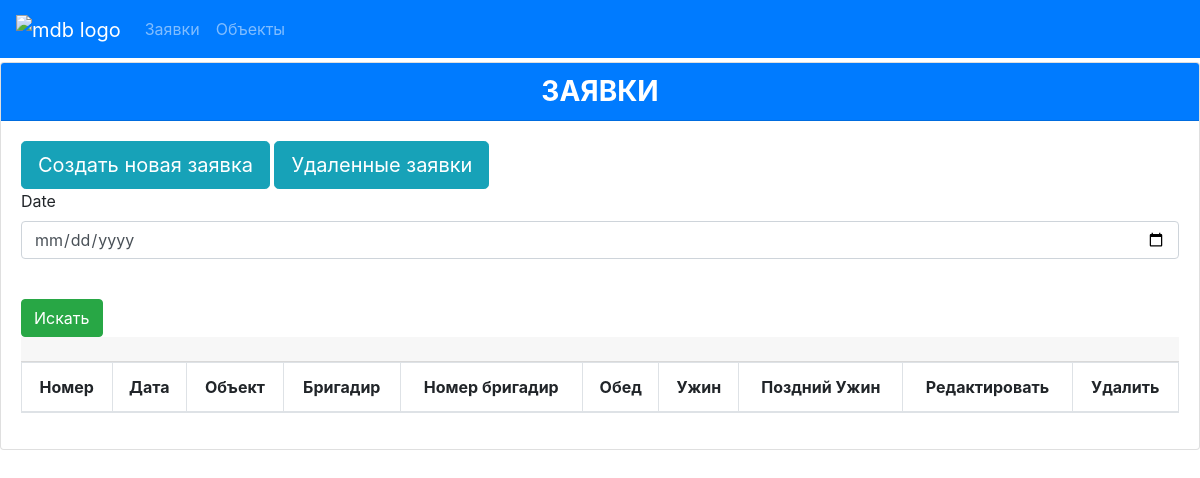
The app's page /requests/ (signed in), older data.
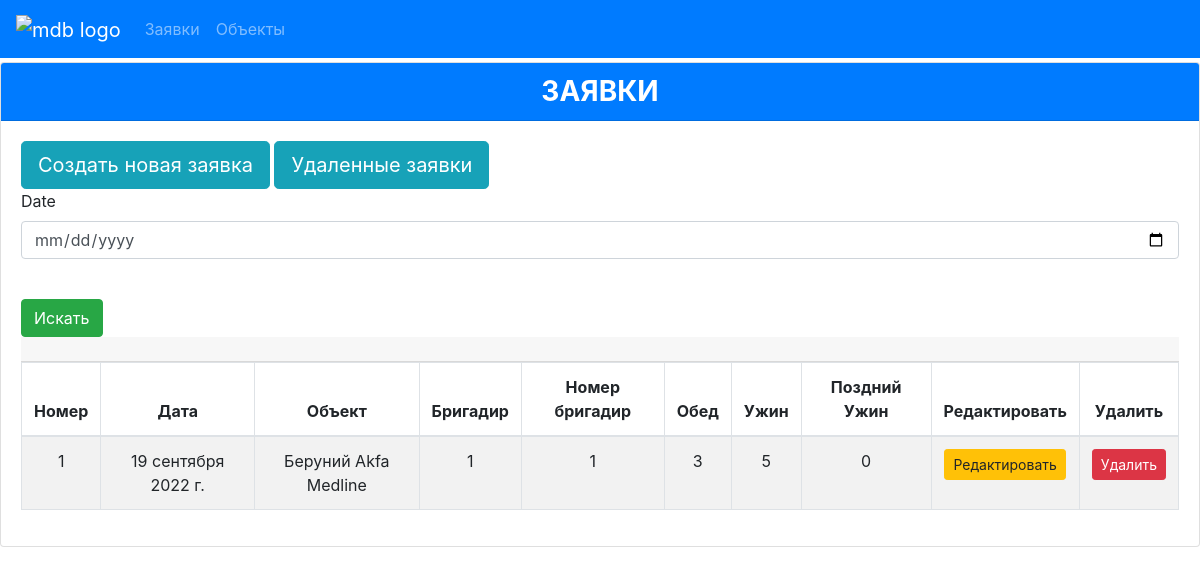
The same page, newer data.
### orders/models.py (models this page shows)
class Requests(models.Model):
    date = models.DateField(auto_now_add=True)
    object = models.ForeignKey(Objects, on_delete=models.CASCADE, verbose_name='Объект')
    lunch = models.IntegerField(default=0, blank=True, null=True,  verbose_name='Обед')
    dinner = models.IntegerField(default=0, blank=True, null=True,verbose_name='Ужин')
    late_dinner = models.IntegerField(default=0, blank=True, null=True,verbose_name='Поздный ужин')
    is_active = models.IntegerField(choices=IS_ACTIVE, default='1', verbose_name='Активность')
    class Meta:
        verbose_name = ("Заявка")
        verbose_name_plural = ("Заявки")

class Objects(models.Model):
    name = models.CharField(max_length=255, verbose_name='Название объекта')
    brigadir = models.CharField(max_length=255, verbose_name='Ф.И.О. Бригадира')
    phone = models.CharField(max_length=9, verbose_name='Номер телефона')
    is_active = models.IntegerField(choices=IS_ACTIVE, default='1', verbose_name='Активность')
    class Meta:
        verbose_name = ("Объект")
        verbose_name_plural = ("Объекты")
    def __str__(self):
        return self.name

### orders/views.py (the view)
# urls.py: path('requests/', requests, name='requests'),
@login_required
def requests(request):
    requests = Requests.objects.filter(is_active=1)
    rfilter = RequestFilter(request.GET, queryset=requests)
    requests = rfilter.qs
    print(requests)
    a = dict(rfilter.data)
    print(dict(a))
    context = {'requests': requests, 'rfilter': rfilter, 'a': a}
    return render(request, 'request/request.html', context=context)

### templates/request/request.html (shortened to what this page needs)
{% extends 'base.html' %}
{% block content %}
{% load bootstrap_icons %}
{% load crispy_forms_tags %}
<div class="card">
  <h3 class="card-header text-center font-weight-bold text-uppercase bg-primary" style="color: white;">
    Заявки
  </h3>
  <div class="card-body">
    <a href="{% url 'create_request' %}" type="submit" class="btn btn-info btn-lg btn">Создать новая заявка</a>
    <a href="{% url 'deleted_requests' %}" type="submit" class="btn btn-info btn-lg btn">Удаленные заявки</a>
    <div id="table" class="table-editable">
      <form method='GET'>
        <div class="md-form md-outline input-with-post-icon datepicker" id="accLabels">
          {{ rfilter.form | crispy }}<br>
          <input type="submit" value="Искать" class="btn btn-success bttn lg">
          <h3 class="card-header text-center font-weight-bold text-uppercase " >
          </h3>
        </div>
      </form>
      <table class="table table-bordered table-responsive-md table-striped text-center">
              <thead>
                <tr>
                  <th class="text-center">Номер</th>
                  <th class="text-center">Дата</th>
                  <th class="text-center">Объект</th>
                  <th class="text-center">Бригадир</th>
                  <th class="text-center">Номер бригадир</th>
                  <th class="text-center">Обед</th>
                  <th class="text-center">Ужин</th>
                  <th class="text-center">Поздний Ужин</th>
                  <th class="text-center">Редактировать</th>
                  <th class="text-center">Удалить</th>
                </tr>
              </thead>
              <tbody>
                {% for request in requests %}
                <tr>
                  <td class="pt-3-half" contenteditable="false">{{ forloop.counter }}</td>
                  <td class="pt-3-half" contenteditable="false">{{ request.date }}</td>
                  <td class="pt-3-half" contenteditable="false">{{ request.object }}</td>
                  <td class="pt-3-half" contenteditable="false">{{ request.object.brigadir }}</td>
                  <td class="pt-3-half" contenteditable="false">{{ request.object.phone }}</td>
                  <td class="pt-3-half" contenteditable="false">{{ request.lunch }}</td>
                  <td class="pt-3-half" contenteditable="false">{{ request.dinner }}</td>
                  <td class="pt-3-half" contenteditable="false">{{ request.late_dinner }}</td>
                   <td>
                    <span class="table-remove"
                      ><a href="{% url 'update_request' request.id %}" type="button" class="btn btn-warning btn-rounded btn-sm my-0"  >
                        Редактировать
                      </a></span>
                  </td>
                  <td>
                    <span class="table-remove"
                      ><a href="{% url 'delete_request' request.id %}"  type="button" class="btn btn-danger btn-rounded btn-sm my-0" style="color: white">
                        Удалить
                      </a></span>
                  </td>
                </tr>
                {% endfor %}
              </tbody>
      </table>
    </div>
  </div>
</div>
  {% endblock %}

Row changes from the older to the newer data that the page shows:
added Requests: date "19 сентября 2022 г.", object "Беруний Akfa Medline", object.brigadir "1", object.phone "1", lunch "3", dinner "5", late_dinner "0"
